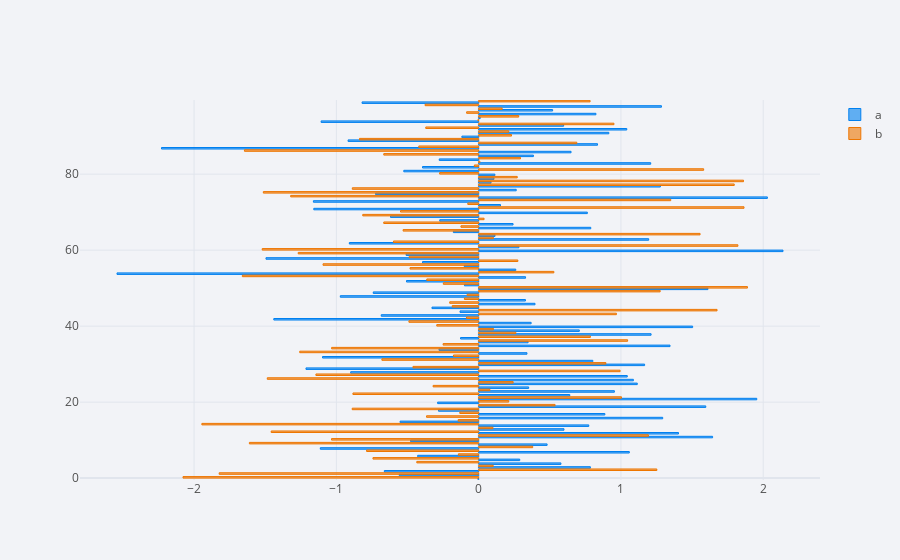

The code cell stored with this chart in its notebook:
### Code cell
df.iplot(kind = 'barh')

#to make the graph horizontal
